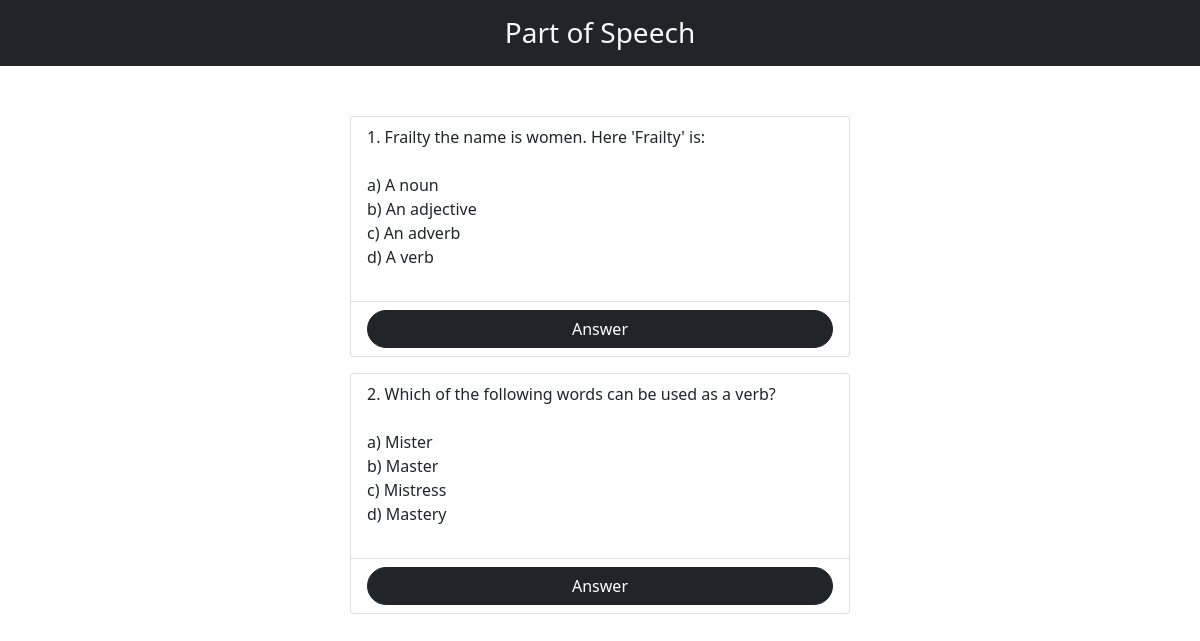
The page /grammatical_test/parts_of_speech/parts_of_speech.php on the database its author committed.
### tables this page shows
CREATE TABLE `parts_of_speech` (
  `id` int(11) NOT NULL,
  `question` varchar(255) NOT NULL,
  `answer` varchar(255) NOT NULL
);

### classes/Libs/Database/MySQL.php (called while the page is built, shortened)
<?php
class MySQL {
    private $dbhost;
    private $dbname;
    private $dbuser;
    private $dbpass;
    public function __construct(
        $dbhost = "localhost",
        $dbname = "se",
        $dbuser = "root",
        $dbpass = "",
    )
    {
        $this->dbhost = $dbhost;
        $this->dbname = $dbname;
        $this->dbuser = $dbuser;
        $this->dbpass = $dbpass;
    }
    public function connect()
    {
        try {
            $this->db = new PDO("mysql:dbhost=$this->dbhost;dbname=$this->dbname", $this->dbuser, $this->dbpass, [
                PDO::ATTR_ERRMODE => PDO::ERRMODE_EXCEPTION,
                PDO::ATTR_DEFAULT_FETCH_MODE => PDO::FETCH_OBJ,
            ]);
            return $this->db;
        } catch (PDOException $e) {
            return $e->getMessage();
        }
    }
}

### classes/Libs/Database/PartsOfSpeechTable.php (called while the page is built, shortened)
<?php
class PartsOfSpeechTable {
    private $db = null;
    public function __construct(MySQL $db)
    {
        $this->db = $db->connect();
    }
    public function getAll()
    {
        try {
            $statement = $this->db->query("SELECT * FROM parts_of_speech");
            return $statement->fetchAll();
        } catch (PDOException $e) {
            return $e->getMessage();
        }
    }
}

### grammatical_test/parts_of_speech/parts_of_speech.php (the view, shortened to what this page needs)
<?php
$table = new PartsOfSpeechTable(new MySQL());
$parts = $table->getAll();
?>
<!DOCTYPE html>
<html lang="en">
<head>
    <link rel="stylesheet" href="../../css/bootstrap.min.css">
</head>
<body class="">
    <header class="bg-dark text-light h3 py-3 sticky-top text-center">Part of Speech</header>
    <div class="wrap">
        <?php foreach($parts as $p): ?>
            <ul class="list-group mb-3">
                <li class="list-group-item"><?= $p->question ?></li>
                <li class="list-group-item text-danger">
                    <a class="btn btn-dark w-100 rounded-pill" data-bs-toggle="collapse" href="#a<?= $p->id ?>">Answer</a>
                </li>
            </ul>
        <?php endforeach ?>
    </div>
</body>
</html>

### grammatical_test/parts_of_speech/parts_of_speech.php (style rules this page uses)
.wrap { width: 100%; max-width: 500px; margin: 50px auto; }

### rows shown on the page
parts_of_speech: question "1. Frailty the name is women. Here 'Frailty' is: a) A noun b) An adjective c) An adverb d) A verb"
parts_of_speech: question "2. Which of the following words can be used as a verb? a) Mister b) Master c) Mistress d) Mastery"
